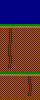

A 2D game scene composited from a Tiled map and its tileset images. What follows is a short description and the map's XML, with every tile layer's data as written:
An orthogonal 10x25 tile map with 4x4 px tiles, 1 tile layer (Capa de Patrones 1).

<map version="1.0" tiledversion="1.0.2" orientation="orthogonal" renderorder="right-down" width="10" height="25" tilewidth="4" tileheight="4" nextobjectid="1">
 <tileset firstgid="1" source="tilesetJungle.tsx" />
 <layer name="Capa de Patrones 1" width="10" height="25">
  <data encoding="csv">
12,12,12,12,12,12,12,12,12,12,
12,12,12,12,12,12,12,12,12,12,
12,12,12,12,12,12,12,12,12,12,
12,12,12,12,12,12,12,12,12,12,
12,12,12,12,12,12,12,12,12,12,
12,12,12,12,12,12,12,12,12,12,
4,4,4,4,4,4,4,4,4,4,
3,3,13,3,3,3,3,3,3,3,
3,3,13,3,3,3,3,3,3,3,
3,3,13,3,3,3,3,3,3,3,
3,3,13,3,3,3,3,3,3,3,
3,3,14,3,3,3,3,3,3,3,
3,3,14,3,3,3,3,3,3,3,
3,3,14,3,3,3,3,3,3,3,
3,3,13,3,3,3,3,3,3,3,
3,3,13,3,3,3,3,3,3,3,
3,3,14,3,3,3,3,3,3,3,
3,3,3,3,3,3,3,3,3,3,
4,4,4,4,4,4,4,4,4,4,
3,3,3,3,3,3,3,14,3,3,
3,3,3,3,3,3,3,14,3,3,
3,3,3,3,3,3,3,13,3,3,
3,3,3,3,3,3,3,13,3,3,
3,3,3,3,3,3,3,14,3,3,
3,3,3,3,3,3,3,3,3,3
</data>
 </layer>
</map>
